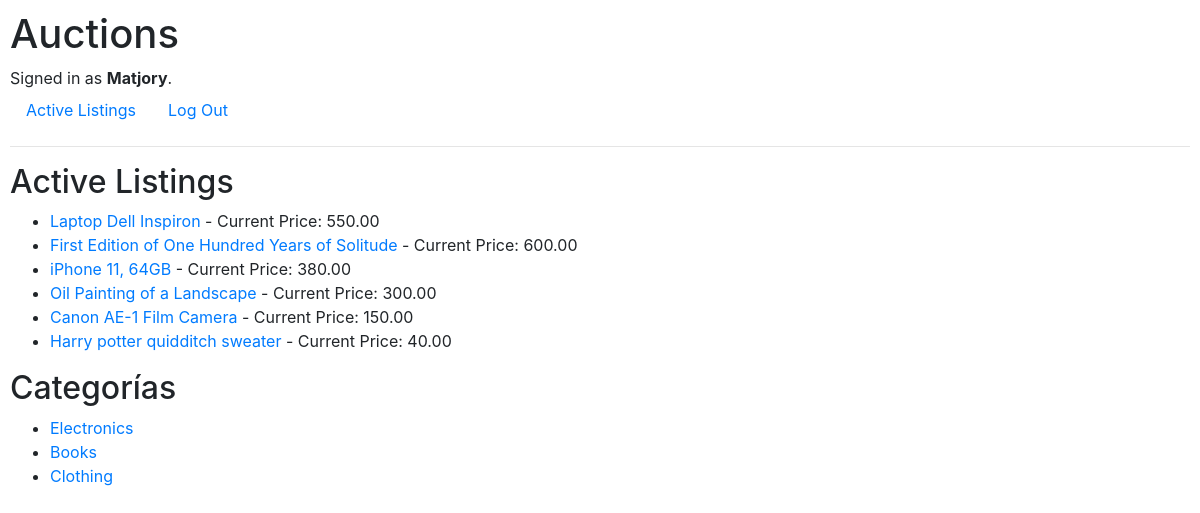
Screenshot of / (signed in) with the database file from the repository.
### auctions/models.py (models this page shows, shortened)
class User(AbstractUser):
    pass

class Listing(models.Model):
    title = models.CharField(max_length=64)
    description = models.TextField()
    starting_bid = models.DecimalField(max_digits=10, decimal_places=2)
    current_price = models.DecimalField(max_digits=10, decimal_places=2)
    creator = models.ForeignKey(User, on_delete=models.CASCADE, related_name="listings")
    created_at = models.DateTimeField(auto_now_add=True)
    image_url = models.URLField(blank=True, null=True)  # Campo opcional
    category = models.CharField(max_length=64, blank=True, null=True)  # Campo opcional

class Category(models.Model):
    name = models.CharField(max_length=255)

### auctions/views.py (the view)
# urls.py: path('', views.index, name='index'),
def index(request):
    listings = Listing.objects.all()
    categories = Category.objects.all()
    return render(request, "auctions/index.html", {
        "listings": listings,
        "categories": categories
    })

### auctions/templates/auctions/index.html
{% extends "auctions/layout.html" %}
{% block body %}
<h2>Active Listings</h2>
<ul>
    {% for listing in listings %}
    <li>
        <a href="{% url 'listing_detail' listing.id %}">{{ listing.title }}</a> - Current Price: {{ listing.current_price }}
    </li>
    {% empty %}
    <li>No active listings at the moment.</li>
    {% endfor %}
</ul>
<h2>Categorías</h2>
<ul>
    {% for category in categories %}
        <li><a href="{% url 'category_detail' category.id %}">{{ category.name }}</a></li>
    {% empty %}
        <li>No hay categorías disponibles.</li>
    {% endfor %}
</ul>
{% endblock %}

### auctions/templates/auctions/layout.html (shortened to what this page needs)
{% load static %}
<!DOCTYPE html>
<html lang="en">
    <head>
        <link rel="stylesheet" href="https://stackpath.bootstrapcdn.com/bootstrap/4.4.1/css/bootstrap.min.css">
        <link href="{% static 'auctions/styles.css' %}" rel="stylesheet">
    </head>
    <body>
        <h1>Auctions</h1>
        <div>
            {% if user.is_authenticated %}
                Signed in as <strong>{{ user.username }}</strong>.
            {% else %}
                Not signed in.
            {% endif %}
        </div>
        <ul class="nav">
            <li class="nav-item">
                <a class="nav-link" href="{% url 'index' %}">Active Listings</a>
            </li>
            {% if user.is_authenticated %}
                <li class="nav-item">
                    <a class="nav-link" href="{% url 'logout' %}">Log Out</a>
                </li>
            {% endif %}
        </ul>
        <hr>
        {% block body %}
        {% endblock %}
    </body>
</html>

### auctions/static/auctions/styles.css (style rules this page uses)
body { padding: 10px; }

### rows the page displays
User: username "Matjory"
Listing: title "Laptop Dell Inspiron", current_price "550.00"
Listing: title "First Edition of One Hundred Years of Solitude", current_price "600.00"
Listing: title "iPhone 11, 64GB", current_price "380.00"
Listing: title "Oil Painting of a Landscape", current_price "300.00"
Listing: title "Canon AE-1 Film Camera", current_price "150.00"
Listing: title "Harry potter quidditch sweater", current_price "40.00"
Category: name "Electronics"
Category: name "Books"
Category: name "Clothing"
